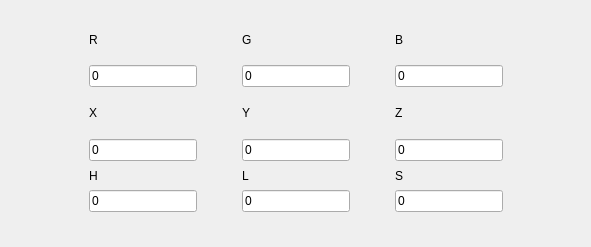
<?xml version="1.0" encoding="UTF-8"?>
<ui version="4.0">
 <class>MainWindow</class>
 <widget class="QMainWindow" name="MainWindow">
  <property name="geometry">
   <rect>
    <x>0</x>
    <y>0</y>
    <width>591</width>
    <height>247</height>
   </rect>
  </property>
  <property name="sizePolicy">
   <sizepolicy hsizetype="Fixed" vsizetype="Fixed">
    <horstretch>17</horstretch>
    <verstretch>0</verstretch>
   </sizepolicy>
  </property>
  <property name="windowTitle">
   <string>RGB &lt;-&gt; XYZ &lt;-&gt; HLS</string>
  </property>
  <widget class="QWidget" name="centralwidget">
   <widget class="QWidget" name="verticalLayoutWidget">
    <property name="geometry">
     <rect>
      <x>50</x>
      <y>20</y>
      <width>493</width>
      <height>214</height>
     </rect>
    </property>
    <layout class="QVBoxLayout" name="verticalLayout">
     <item>
      <layout class="QGridLayout" name="gridLayout">
       <item row="1" column="0">
        <widget class="QLineEdit" name="lineEdit_R">
         <property name="sizePolicy">
          <sizepolicy hsizetype="Fixed" vsizetype="Fixed">
           <horstretch>3</horstretch>
           <verstretch>0</verstretch>
          </sizepolicy>
         </property>
         <property name="baseSize">
          <size>
           <width>3</width>
           <height>0</height>
          </size>
         </property>
         <property name="inputMask">
          <string/>
         </property>
         <property name="text">
          <string>0</string>
         </property>
         <property name="maxLength">
          <number>32767</number>
         </property>
        </widget>
       </item>
       <item row="0" column="1">
        <widget class="QLabel" name="label_2">
         <property name="text">
          <string>G</string>
         </property>
        </widget>
       </item>
       <item row="1" column="2">
        <widget class="QLineEdit" name="lineEdit_B">
         <property name="sizePolicy">
          <sizepolicy hsizetype="Fixed" vsizetype="Fixed">
           <horstretch>3</horstretch>
           <verstretch>0</verstretch>
          </sizepolicy>
         </property>
         <property name="acceptDrops">
          <bool>false</bool>
         </property>
         <property name="inputMask">
          <string/>
         </property>
         <property name="text">
          <string>0</string>
         </property>
         <property name="maxLength">
          <number>32767</number>
         </property>
         <property name="clearButtonEnabled">
          <bool>false</bool>
         </property>
        </widget>
       </item>
       <item row="0" column="0">
        <widget class="QLabel" name="label">
         <property name="text">
          <string>R</string>
         </property>
        </widget>
       </item>
       <item row="0" column="2">
        <widget class="QLabel" name="label_3">
         <property name="text">
          <string>B</string>
         </property>
        </widget>
       </item>
       <item row="1" column="1">
        <widget class="QLineEdit" name="lineEdit_G">
         <property name="sizePolicy">
          <sizepolicy hsizetype="Fixed" vsizetype="Fixed">
           <horstretch>3</horstretch>
           <verstretch>0</verstretch>
          </sizepolicy>
         </property>
         <property name="baseSize">
          <size>
           <width>3</width>
           <height>0</height>
          </size>
         </property>
         <property name="inputMask">
          <string/>
         </property>
         <property name="text">
          <string>0</string>
         </property>
         <property name="maxLength">
          <number>32767</number>
         </property>
        </widget>
       </item>
      </layout>
     </item>
     <item>
      <layout class="QGridLayout" name="gridLayout_2">
       <item row="1" column="1">
        <widget class="QLineEdit" name="lineEdit_Y">
         <property name="sizePolicy">
          <sizepolicy hsizetype="Fixed" vsizetype="Fixed">
           <horstretch>0</horstretch>
           <verstretch>0</verstretch>
          </sizepolicy>
         </property>
         <property name="inputMask">
          <string/>
         </property>
         <property name="text">
          <string>0</string>
         </property>
         <property name="maxLength">
          <number>32767</number>
         </property>
        </widget>
       </item>
       <item row="0" column="0">
        <widget class="QLabel" name="label_5">
         <property name="text">
          <string>X</string>
         </property>
        </widget>
       </item>
       <item row="1" column="0">
        <widget class="QLineEdit" name="lineEdit_X">
         <property name="sizePolicy">
          <sizepolicy hsizetype="Fixed" vsizetype="Fixed">
           <horstretch>0</horstretch>
           <verstretch>0</verstretch>
          </sizepolicy>
         </property>
         <property name="baseSize">
          <size>
           <width>3</width>
           <height>1</height>
          </size>
         </property>
         <property name="inputMask">
          <string/>
         </property>
         <property name="text">
          <string>0</string>
         </property>
         <property name="maxLength">
          <number>32767</number>
         </property>
        </widget>
       </item>
       <item row="0" column="1">
        <widget class="QLabel" name="label_4">
         <property name="text">
          <string>Y</string>
         </property>
        </widget>
       </item>
       <item row="0" column="2">
        <widget class="QLabel" name="label_6">
         <property name="text">
          <string>Z</string>
         </property>
        </widget>
       </item>
       <item row="1" column="2">
        <widget class="QLineEdit" name="lineEdit_Z">
         <property name="sizePolicy">
          <sizepolicy hsizetype="Fixed" vsizetype="Fixed">
           <horstretch>0</horstretch>
           <verstretch>0</verstretch>
          </sizepolicy>
         </property>
         <property name="acceptDrops">
          <bool>false</bool>
         </property>
         <property name="inputMask">
          <string/>
         </property>
         <property name="text">
          <string>0</string>
         </property>
         <property name="maxLength">
          <number>32767</number>
         </property>
         <property name="clearButtonEnabled">
          <bool>false</bool>
         </property>
        </widget>
       </item>
      </layout>
     </item>
     <item>
      <layout class="QGridLayout" name="gridLayout_6">
       <item row="0" column="1">
        <widget class="QLabel" name="label_L">
         <property name="text">
          <string>L</string>
         </property>
        </widget>
       </item>
       <item row="0" column="0">
        <widget class="QLabel" name="label_H">
         <property name="text">
          <string>H</string>
         </property>
        </widget>
       </item>
       <item row="1" column="1">
        <widget class="QLineEdit" name="lineEdit_L">
         <property name="sizePolicy">
          <sizepolicy hsizetype="Fixed" vsizetype="Fixed">
           <horstretch>3</horstretch>
           <verstretch>0</verstretch>
          </sizepolicy>
         </property>
         <property name="baseSize">
          <size>
           <width>3</width>
           <height>0</height>
          </size>
         </property>
         <property name="inputMask">
          <string/>
         </property>
         <property name="text">
          <string>0</string>
         </property>
         <property name="maxLength">
          <number>32767</number>
         </property>
        </widget>
       </item>
       <item row="1" column="2">
        <widget class="QLineEdit" name="lineEdit_S">
         <property name="sizePolicy">
          <sizepolicy hsizetype="Fixed" vsizetype="Fixed">
           <horstretch>3</horstretch>
           <verstretch>0</verstretch>
          </sizepolicy>
         </property>
         <property name="acceptDrops">
          <bool>false</bool>
         </property>
         <property name="inputMask">
          <string/>
         </property>
         <property name="text">
          <string>0</string>
         </property>
         <property name="maxLength">
          <number>32767</number>
         </property>
         <property name="clearButtonEnabled">
          <bool>false</bool>
         </property>
        </widget>
       </item>
       <item row="0" column="2">
        <widget class="QLabel" name="label_S">
         <property name="text">
          <string>S</string>
         </property>
        </widget>
       </item>
       <item row="1" column="0">
        <widget class="QLineEdit" name="lineEdit_H">
         <property name="sizePolicy">
          <sizepolicy hsizetype="Fixed" vsizetype="Fixed">
           <horstretch>3</horstretch>
           <verstretch>0</verstretch>
          </sizepolicy>
         </property>
         <property name="baseSize">
          <size>
           <width>3</width>
           <height>0</height>
          </size>
         </property>
         <property name="inputMask">
          <string/>
         </property>
         <property name="text">
          <string>0</string>
         </property>
         <property name="maxLength">
          <number>32767</number>
         </property>
        </widget>
       </item>
       <item row="2" column="0">
        <widget class="QLabel" name="label_incorrect_message">
         <property name="text">
          <string/>
         </property>
        </widget>
       </item>
      </layout>
     </item>
    </layout>
   </widget>
  </widget>
 </widget>
 <resources/>
 <connections/>
</ui>
